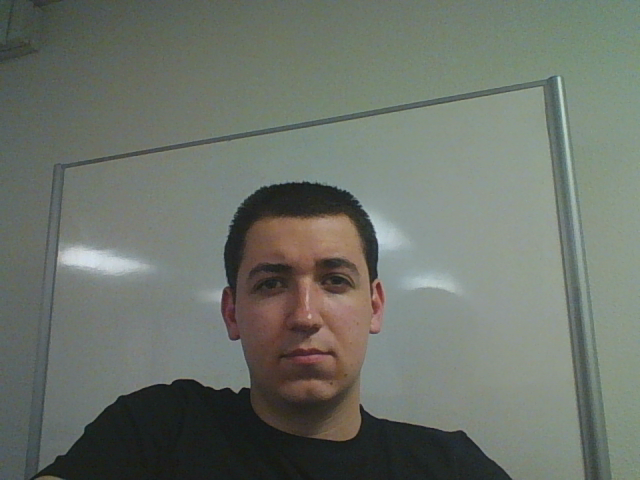
#> input picture python/PycharmProjects/OpenCV-Test/templates/0-Adam.png, 640 x 480 px
$ python ObjectDetection.py   (older library calls are emulated)
#> lines starting #> are read from the running program, lines starting #| are printed output that depends on the picture; after the words box and inside, x2 and y2 are one past the last pixel; in counts of white or black regions, pixels touching at a corner belong together
### python/PycharmProjects/OpenCV-Test/Rectangle.py
class Point(object):
    def __init__(self, x, y):
        self.x = x
        self.y = y

class Rect(object):
    def __init__(self, p1, p2):
        '''Store the top, bottom, left and right values for points
               p1 and p2 are the (corners) in either order
        '''
        self.left   = min(p1.x, p2.x)
        self.right  = max(p1.x, p2.x)
        self.bottom = min(p1.y, p2.y)
        self.top    = max(p1.y, p2.y)
        self.pt1 = (self.left, self.bottom)
        self.pt2 = (self.right, self.top)

    def getArea(self):
        return (self.right - self.left) * (self.top - self.bottom)

def overlap(r1,r2):
    '''Overlapping rectangles overlap both horizontally & vertically
    '''
    hoverlaps = True
    voverlaps = True
    if (r1.left > r2.right) or (r1.right < r2.left):
        hoverlaps = False
    if (r1.top < r2.bottom) or (r1.bottom > r2.top):
        voverlaps = False

    return hoverlaps or voverlaps
    #return hoverlaps and voverlaps

### python/PycharmProjects/OpenCV-Test/ObjectDetection.py
import numpy as np
import os
import matplotlib.pyplot as plt

import cv2

import Rectangle

cap = cv2.VideoCapture(0)

template_array = list(os.listdir("templates/"))

templates = []

for file in template_array:
    template = cv2.imread("templates/" + file, 0)
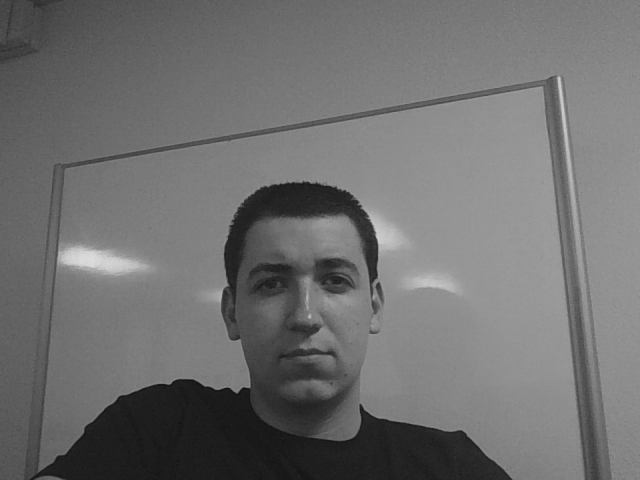
#> template: shape (480, 640); min 17, max 221, mean 111.3
    templates.append(template)

orb = cv2.ORB()

kps = []
dess = []
for template in templates:
    kp2, des2 = orb.detectAndCompute(template, None)
    kps.append(kp2)
    dess.append(des2)
#> this loop made 3 passes
#> after the loop, dess = 3 items; kps = 3 items
while True:

    _, frame = cap.read()
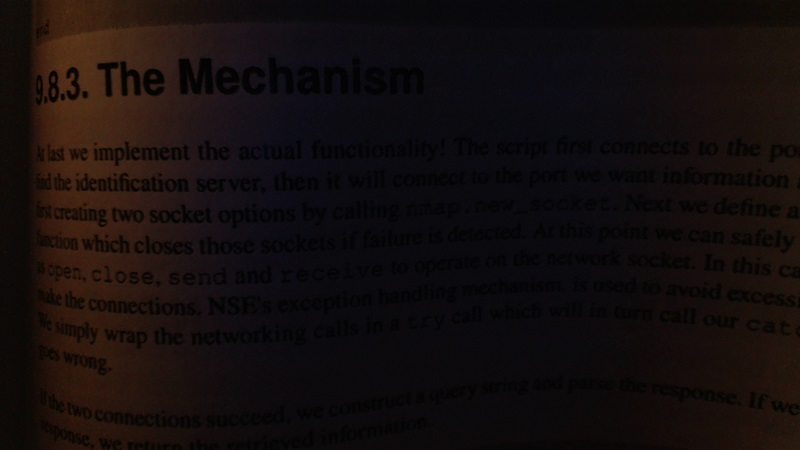
#> input picture python/PycharmProjects/OpenCV-Test/bookpage.jpg, 800 x 450 px, given in place of the camera
#> frame is the input picture: shape (450, 800, 3); mean B, G, R 13.4, 13.6, 20.3

    gray = cv2.cvtColor(frame.copy(), cv2.COLOR_BGR2GRAY)
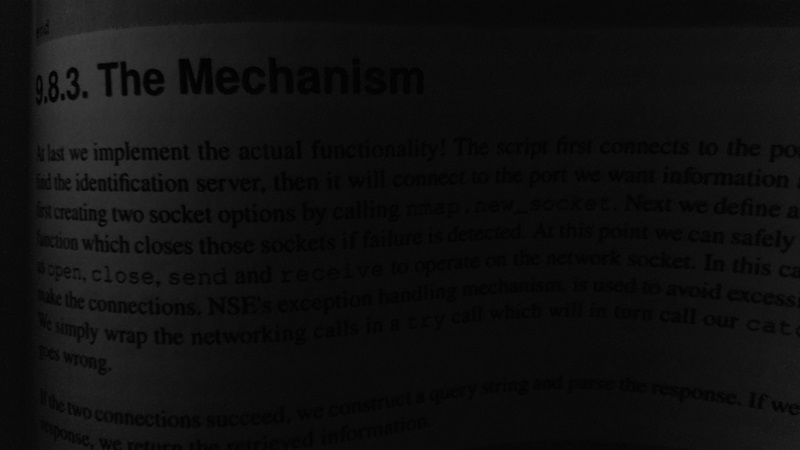
#> gray: shape (450, 800); min 0, max 64, mean 15.6

    blurred = cv2.GaussianBlur(gray, (1, 1), 0)
    edged = cv2.Canny(blurred, 50, 150)
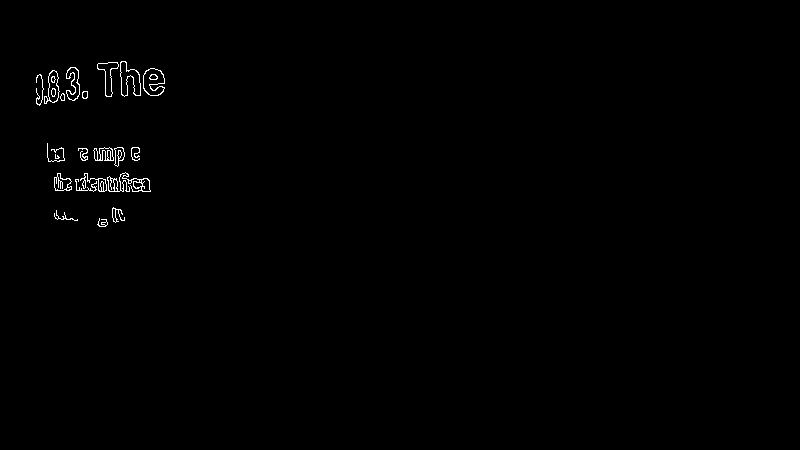
#> edged: shape (450, 800); 0.52% white in thin lines or dots, all inside (x1, y1, x2, y2) = (36, 61, 165, 227)

    ret, thresh = cv2.threshold(edged, 127, 255, 50)

    # find contours in the edge map
    (cnts, _) = cv2.findContours(thresh, cv2.RETR_EXTERNAL,
                                 cv2.CHAIN_APPROX_SIMPLE)
#> cnts = 21 contours, 8 with area under 20; largest, box (x1, y1, x2, y2) and area: (143, 68, 165, 96) 426, (120, 61, 141, 97) 396, (107, 172, 151, 192) 296, (44, 70, 60, 104) 290, (97, 62, 119, 97) 284

    largest_areas = sorted(cnts, key=cv2.contourArea, reverse=True)[:20]
#> largest_areas = 20 contours, 7 with area under 20; largest, box (x1, y1, x2, y2) and area: (143, 68, 165, 96) 426, (120, 61, 141, 97) 396, (107, 172, 151, 192) 296, (44, 70, 60, 104) 290, (97, 62, 119, 97) 284

    cv2.drawContours(frame, largest_areas, 1, (205, 205, 2))
#> frame: shape (450, 800, 3); 0.04% of pixels changed, all inside (x1, y1, x2, y2) = (120, 61, 141, 97)
    rectangles = []
    x, y, w, h = cv2.boundingRect(largest_areas[1])
#> x = 120; y = 61; w = 21; h = 36

    if w * h > 500:
        cv2.imshow("C:", frame[x: x + w, y: y + h])
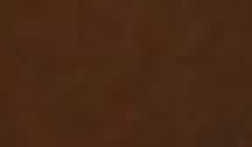
#> window 'C:': shape (21, 36, 3) (shown 7 times larger); mean B, G, R 21.4, 41, 73.5
        cv2.waitKey(5000)
    for c in largest_areas:
        x, y, w, h = cv2.boundingRect(c)


        point1 = Rectangle.Point(x, y)           # 0, 0
        point2 = Rectangle.Point(x + w, y + h)   # 10, 10
        rectangle = Rectangle.Rect(point1, point2)

        if not rectangles:
            rectangles.append(rectangle)
        else:

            for i in range(0, len(rectangles)):
                if not Rectangle.overlap(rectangles[i], rectangle):
                    if rectangles[i].getArea() > rectangle.getArea():
                        continue
                    else:
                        del rectangles[i]
                        rectangles.append(rectangle)
#> this loop made 20 passes
#> (x, y, w, h) on passes 2 to 13: (120, 61, 21, 36), (107, 172, 44, 20), (44, 70, 16, 34), (97, 62, 22, 35), (66, 67, 14, 34), (54, 173, 18, 18), (93, 147, 21, 14), (114, 147, 11, 20), (80, 173, 27, 19), (112, 207, 13, 16), (82, 91, 6, 8), (60, 93, 5, 8)
#> (x, y, w, h) on pass 1: (143, 68, 22, 28)
#> after the loop, rectangles = 1 item


    for r in rectangles:


        kp1, des1 = orb.detectAndCompute(gray[r.bottom : r.top, r.left: r.right], None)


        cv2.imshow("x", gray)#[r.bottom : r.top, r.left: r.right])

#    cv2.rectangle(frame, (r.left, r.bottom), (r.right, r.top), (205, 150, 0))
        filename = "Unk"
        matchCount = 0

        inc = 0
        for i in range(len(kps)):

            bf = cv2.BFMatcher(cv2.NORM_HAMMING, crossCheck=True)
            matches = bf.match(des1, dess[i])
            matches = sorted(matches, key=lambda x: x.distance)

            if len(matches) > matchCount:
                filename = template_array[inc]
                matchCount = len(matches)

            inc += 1

        if filename != "Unk":
            cv2.putText(frame, filename, (r.left, r.bottom), 1, 2, (20, 50, 255), 2)
            cv2.rectangle(frame, r.pt1, r.pt2, (205, 145, 0))
#> this loop made 1 pass
            #  cv2.drawKeypoints(frame, kps[0], outImage=frame, flags=cv2.DRAW_MATCHES_FLAGS_DRAW_RICH_KEYPOINTS)

    cv2.imshow("original", frame)

    k = cv2.waitKey(1) & 0xFF
#> (key Esc is pressed here)
    if k == 27:
        break

cv2.destroyAllWindows()
cap.release()
